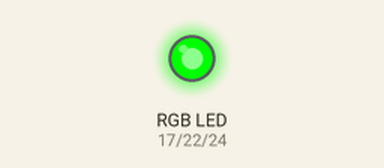
Simulated run of this program. Board: Raspberry Pi (BCM pin numbers). On the bench: an RGB LED mixed from three pins (HIGH = lit). At 0.0 s the program stops and its outputs stay as they are.

Above: at 0.1 s.
Timing chart, 0 to 1.5 s (numbered marks = the images above):
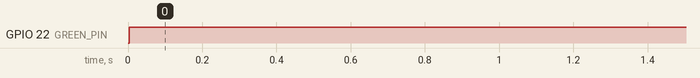

Measured:
- by itself, GPIO 22 (GREEN_PIN): LOW → HIGH at 0.00 s

The program:

green.py
```python
#Python Program to set the colours of the RGB strip to solid GREEN

import pigpio

RED_PIN = 17
GREEN_PIN = 22
BLUE_PIN = 24

pi = pigpio.pi()

#Set other colors off
pi.set_PWM_dutycycle(RED_PIN, 0)
pi.set_PWM_dutycycle(BLUE_PIN, 0)

#Set GREEN pin on
pi.set_PWM_dutycycle(GREEN_PIN, 255)
```
